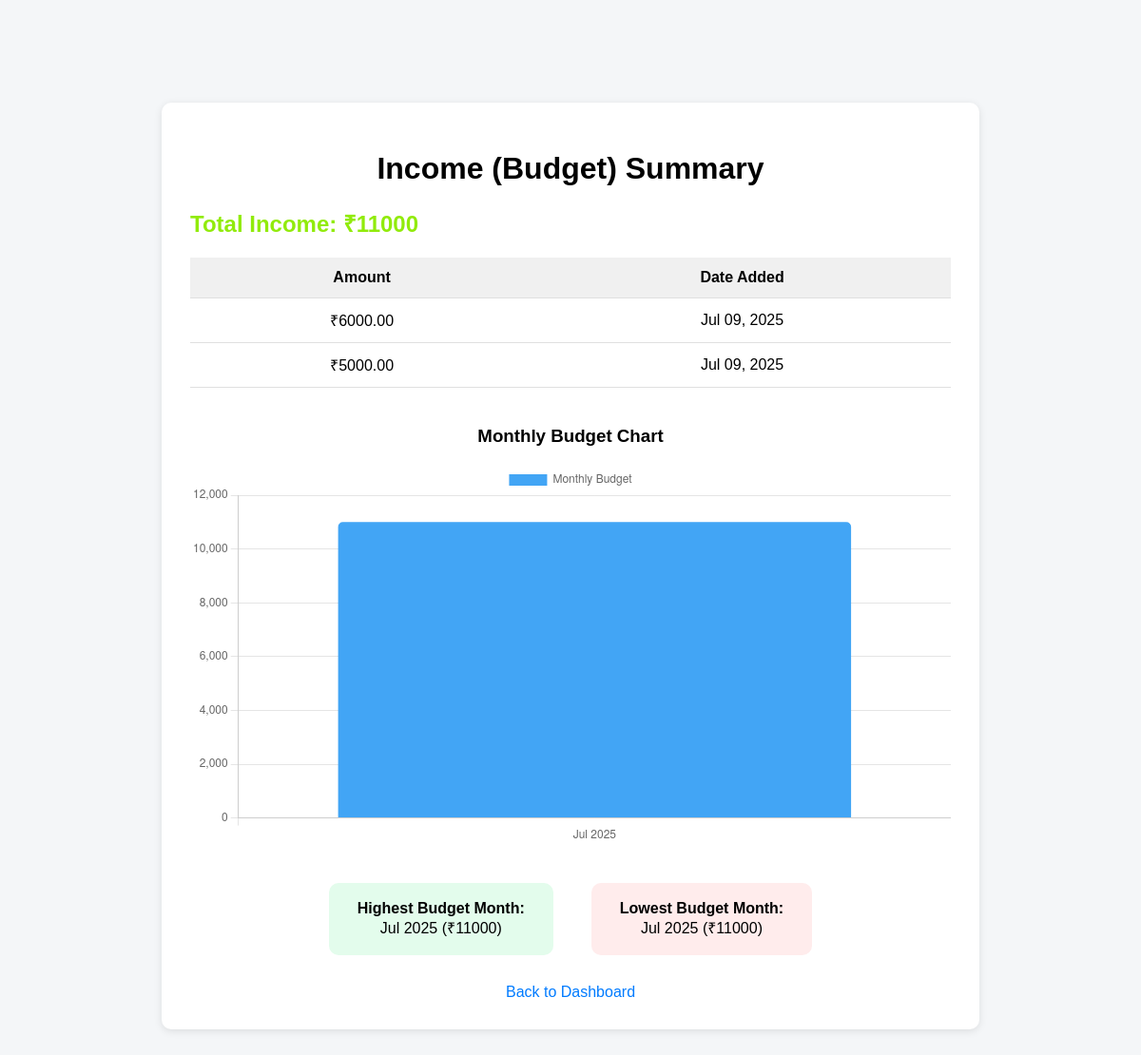
Screenshot of /reports/income-summary/ (signed in) with the database file from the repository.
### expenses/models.py (models this page shows, shortened)
class Budget(models.Model):
    user = models.ForeignKey(User, on_delete=models.CASCADE)
    amount = models.DecimalField(max_digits=10, decimal_places=2)
    created_at = models.DateTimeField(auto_now_add=True)

### reports/views.py (the view)
# urls.py: path('income-summary/', views.income_summary_view, name='income_summary'),
@login_required
def income_summary_view(request):
    budgets = Budget.objects.filter(user=request.user).order_by('-created_at')
    total_income = budgets.aggregate(total=Sum('amount'))['total'] or 0
    monthly_budgets = budgets.annotate(month=TruncMonth('created_at')).values('month').annotate(total=Sum('amount')).order_by('month')
    monthly_budget_labels = json.dumps([e['month'].strftime('%b %Y') for e in monthly_budgets])
    monthly_budget_data = json.dumps([float(e['total']) for e in monthly_budgets])
    highest_month = None
    lowest_month = None
    if monthly_budgets:
        highest = max(monthly_budgets, key=lambda x: x['total'])
        lowest = min(monthly_budgets, key=lambda x: x['total'])
        highest_month = {'label': highest['month'].strftime('%b %Y'), 'total': highest['total']}
        lowest_month = {'label': lowest['month'].strftime('%b %Y'), 'total': lowest['total']}
    return render(request, 'reports/income_summary.html', {
        'budgets': budgets,
        'total_income': total_income,
        'monthly_budget_labels': monthly_budget_labels,
        'monthly_budget_data': monthly_budget_data,
        'highest_month': highest_month,
        'lowest_month': lowest_month,
    })

### reports/templates/reports/income_summary.html (shortened to what this page needs)
<!DOCTYPE html>
<html lang="en">
<head>
</head>
<body>
    <div class="container">
        <h1>Income (Budget) Summary</h1>
        <h2>Total Income: ₹{{ total_income }}</h2>
        {% if budgets %}
            <table>
                <thead>
                    <tr>
                        <th>Amount</th>
                        <th>Date Added</th>
                    </tr>
                </thead>
                <tbody>
                    {% for budget in budgets %}
                    <tr>
                        <td>₹{{ budget.amount }}</td>
                        <td>{{ budget.created_at|date:"M d, Y" }}</td>
                    </tr>
                    {% endfor %}
                </tbody>
            </table>
        {% else %}
            <p>No income/budget entries found.</p>
        {% endif %}
        <div style="margin: 40px 0;">
            <h3 style="text-align:center;">Monthly Budget Chart</h3>
            <canvas id="budgetBarChart"></canvas>
        </div>
        {% if highest_month and lowest_month %}
        <div style="display: flex; justify-content: center; gap: 40px; margin-bottom: 30px;">
            <div style="background: #e3fcec; padding: 18px 30px; border-radius: 10px; text-align: center;">
                <strong>Highest Budget Month:</strong><br>
                {{ highest_month.label }} (₹{{ highest_month.total }})
            </div>
            <div style="background: #ffecec; padding: 18px 30px; border-radius: 10px; text-align: center;">
                <strong>Lowest Budget Month:</strong><br>
                {{ lowest_month.label }} (₹{{ lowest_month.total }})
            </div>
        </div>
        {% endif %}
        <a class="back-link" href="{% url 'dashboard' %}">Back to Dashboard</a>
    </div>
    <script>
        // Chart.js expects valid JSON arrays for labels and data
        const budgetLabels = JSON.parse('{{ monthly_budget_labels|escapejs }}');
        const budgetData = JSON.parse('{{ monthly_budget_data|escapejs }}');
        new Chart(document.getElementById('budgetBarChart'), {
            type: 'bar',
            data: {
                labels: budgetLabels,
                datasets: [{
                    label: 'Monthly Budget',
                    data: budgetData,
                    backgroundColor: '#42A5F5',
                    borderRadius: 5
                }]
            },
            options: {
                responsive: true,
                scales: {
                    y: { beginAtZero: true }
                }
            }
        });
    </script>
</body>
</html>

### reports/templates/reports/income_summary.html (style rules this page uses)
body { font-family: Arial, sans-serif; background: #f4f6f8; padding: 40px; }
.container { background: #fff; padding: 30px; border-radius: 10px; max-width: 800px; margin: 60px auto; box-shadow: 0 2px 8px rgba(0,0,0,0.1); }
h1 { text-align: center; }
table { width: 100%; border-collapse: collapse; margin-top: 20px; }
th, td { padding: 12px 16px; border-bottom: 1px solid #e0e0e0; text-align: center; }
th { background-color: #f0f0f0; }
h2 { color:rgb(145, 235, 11); }
.back-link { display: block; margin-top: 30px; text-align: center; text-decoration: none; color: #007bff; }

### rows the page displays
Budget: amount "6000.00", created_at "Jul 09, 2025"
Budget: amount "5000.00", created_at "Jul 09, 2025"

### other values shown
{{ total_income }} "11000"
{{ highest_month.label }} "Jul 2025"
{{ highest_month.total }} "11000"
{{ lowest_month.label }} "Jul 2025"
{{ lowest_month.total }} "11000"
chart data {{ monthly_budget_data|escapejs }} [11000.0]
